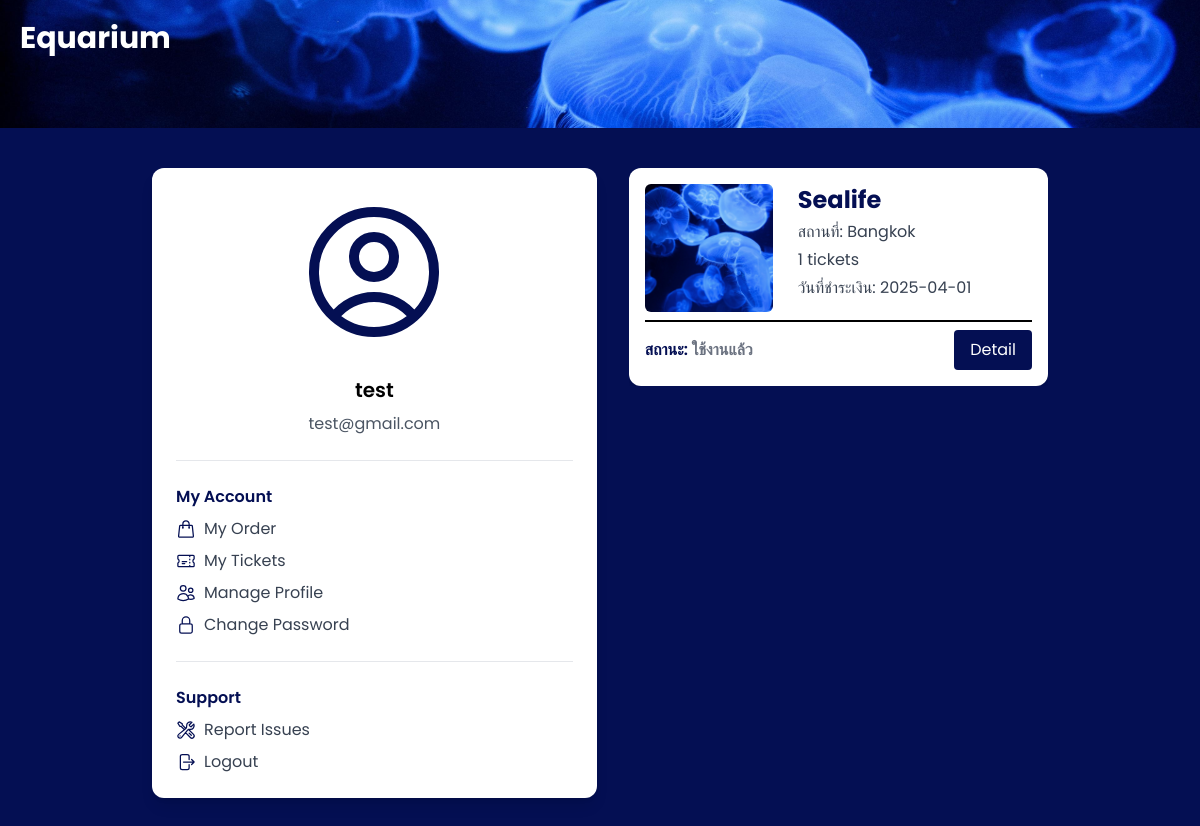
Page /user/myticket.php (signed in) on the earlier database version.
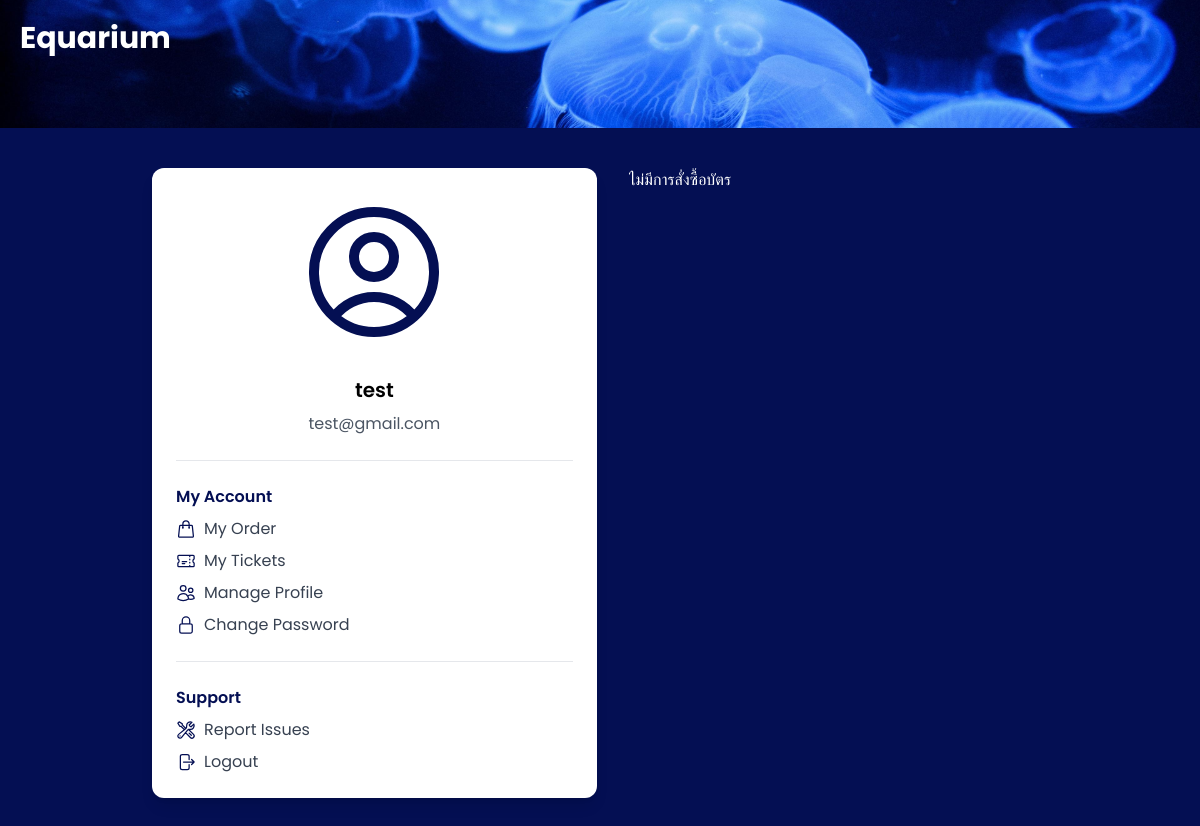
Same page on the later database version.
### tables this page shows
CREATE TABLE `ticket` (
  `id` int(11) NOT NULL,
  `user_id` int(11) NOT NULL,
  `event_id` int(11) NOT NULL,
  `ticket_code` varchar(50) NOT NULL,
  `ticket_date` date NOT NULL,
  `ticket_quantity` int(11) NOT NULL,
  `total_price` decimal(10,2) NOT NULL,
  `created_at` timestamp NOT NULL DEFAULT current_timestamp(),
  `status` varchar(50) DEFAULT 'รอตรวจสอบ',
  `slip_image` varchar(255) DEFAULT NULL,
  `used` varchar(255) DEFAULT NULL
);

CREATE TABLE `events` (
  `event_id` int(11) NOT NULL,
  `name` varchar(100) NOT NULL,
  `image` varchar(255) NOT NULL,
  `location` varchar(100) NOT NULL,
  `activity` varchar(255) NOT NULL,
  `price` decimal(10,2) NOT NULL,
  `created_at` timestamp NOT NULL DEFAULT current_timestamp(),
  `ticket_quantity` int(11) NOT NULL DEFAULT 0,
  `description` text NOT NULL
);

### user/myticket.php (the view, shortened to what the changed rows need)
<?php
$user_id = intval($_SESSION['id']);
$conn = new mysqli("localhost", "root", "", "aquarium");
$sqlUser = "SELECT * FROM users WHERE id = ?";
$stmtUser = $conn->prepare($sqlUser);
$stmtUser->bind_param("i", $user_id);
$stmtUser->execute();
$resultUser = $stmtUser->get_result();
$user = $resultUser->fetch_assoc();
$sqlTickets = "SELECT t.*, e.name AS event_name, e.image AS event_image, e.location AS event_location
               FROM ticket t
               JOIN events e ON t.event_id = e.event_id
               WHERE t.user_id = ? AND (t.used = 'ยังไม่ได้ใช้งาน' OR t.used = 'ใช้งานแล้ว')
               ORDER BY t.created_at DESC";
$stmtTickets = $conn->prepare($sqlTickets);
$stmtTickets->bind_param("i", $user_id);
$stmtTickets->execute();
$resultTickets = $stmtTickets->get_result();
$tickets = [];
while ($row = $resultTickets->fetch_assoc()) {
    $tickets[] = $row;
}
?>
<!DOCTYPE html>
<html lang="en">
<head>
  <script src="https://cdn.tailwindcss.com"></script>
</head>
<body class="font-poppins min-h-screen bg-mainBlue text-white">
  <main class="py-10 px-4">
    <div class="max-w-4xl mx-auto flex flex-col lg:flex-row justify-center items-start space-y-8 lg:space-y-0 lg:space-x-8">
      <div class="bg-white text-black w-full max-w-md p-6 rounded-xl shadow-lg space-y-4 lg:space-y-6">
        <div class="flex flex-col items-center space-y-2">
          <h2 class="text-xl font-semibold text-black">
            <?php echo htmlspecialchars($user['username']); ?>
          </h2>
        </div>
      </div>
      <div class="flex flex-col lg:w-full max-h-[600px] overflow-auto">
  <?php if (empty($tickets)): ?>
    <p class="text-white">ไม่มีการสั่งซื้อบัตร</p>
  <?php else: ?>
    <div class="space-y-10 w-full max-w-lg">
      <?php foreach ($tickets as $ticket): ?>
        <?php
        $status = htmlspecialchars($ticket['used']);
        if ($status === "ใช้งานแล้ว") {
            $statusClass = "text-gray-500";
        } else {
            $statusClass = "text-green-600";
        }
      ?>
        <div class="bg-white text-black rounded-xl shadow-md p-4 w-full">
          <div class="flex flex-col md:flex-row">
            <div class="flex flex-col items-center md:w-1/3">
              <img src="<?php echo htmlspecialchars($ticket['event_image']); ?>"
                   alt="<?php echo htmlspecialchars($ticket['event_name']); ?>"
                   class="w-32 h-32 object-cover rounded-md" />
            </div>
            <div class="md:w-2/3 md:pl-6 mt-4 md:mt-0">
              <h2 class="text-2xl font-bold text-mainBlue mb-1">
                <?php echo htmlspecialchars($ticket['event_name']); ?>
              </h2>
              <p class="text-gray-700 mb-1">สถานที่: <?php echo htmlspecialchars($ticket['event_location']); ?></p>
              <p class="text-gray-700 mb-1"><?php echo htmlspecialchars($ticket['ticket_quantity']); ?> tickets</p>
              <p class="text-gray-700 mb-2">วันที่ชำระเงิน: <?php echo htmlspecialchars($ticket['ticket_date']); ?></p>
            </div>
          </div>
          <hr class="w-full my-2 border-t-2 border-black" />
          <div class="flex items-center justify-between mt-2">
            <p class="font-semibold">
              <span class="text-mainBlue">สถานะ:</span>
              <span class="<?php echo $statusClass; ?>">
                <?php echo $status; ?>
              </span>
            </p>
            <a href="ticket_detail.php?id=<?php echo $ticket['id']; ?>"
               class="bg-mainBlue text-white px-4 py-2 rounded hover:bg-hoverBlue transition-colors">
              Detail
            </a>
          </div>
        </div>
      <?php endforeach; ?>
    </div>
  <?php endif; ?>
</div>
    </div>
  </main>
</body>
</html>

Differences in the rows shown:
removed ticket: event.image (picture), event.name "Sealife", event.location "Bangkok", ticket_quantity "1", ticket_date "2025-04-01", used "ใช้งานแล้ว"
Other differences:
text now shown: "ไม่มีการสั่งซื้อบัตร"
